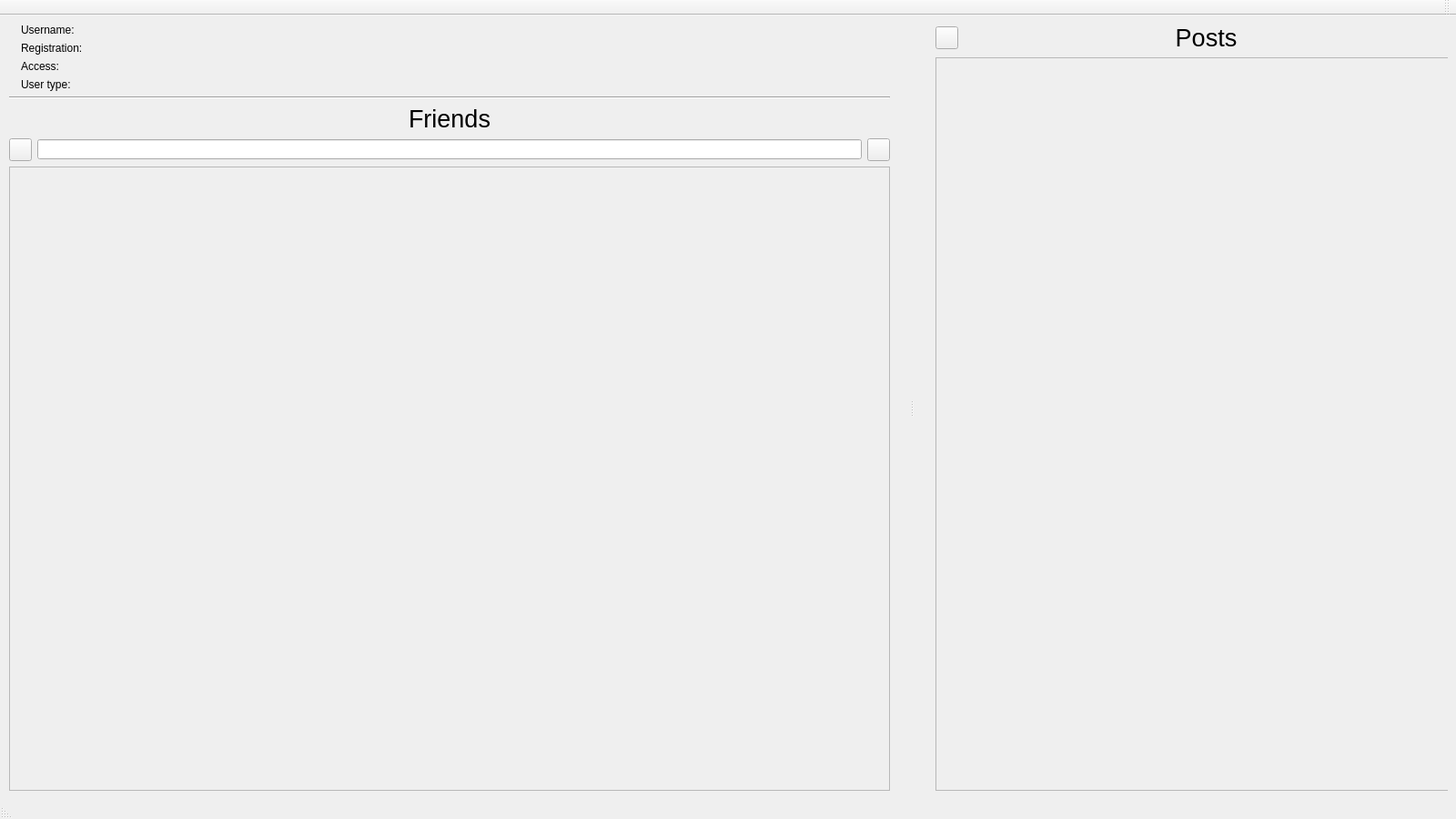
<?xml version="1.0" encoding="UTF-8"?>
<ui version="4.0">
 <class>Home</class>
 <widget class="QMainWindow" name="Home">
  <property name="geometry">
   <rect>
    <x>0</x>
    <y>0</y>
    <width>1600</width>
    <height>900</height>
   </rect>
  </property>
  <property name="sizePolicy">
   <sizepolicy hsizetype="Expanding" vsizetype="Fixed">
    <horstretch>0</horstretch>
    <verstretch>0</verstretch>
   </sizepolicy>
  </property>
  <property name="windowTitle">
   <string>MainWindow</string>
  </property>
  <property name="layoutDirection">
   <enum>Qt::RightToLeft</enum>
  </property>
  <widget class="QWidget" name="centralwidget">
   <layout class="QVBoxLayout" name="verticalLayout_5">
    <item>
     <widget class="QSplitter" name="splitter">
      <property name="orientation">
       <enum>Qt::Horizontal</enum>
      </property>
      <property name="handleWidth">
       <number>50</number>
      </property>
      <widget class="QWidget" name="layoutWidget">
       <layout class="QVBoxLayout" name="verticalLayout_2">
        <item>
         <layout class="QHBoxLayout" name="horizontalLayout_2">
          <item>
           <widget class="QLabel" name="post_biglabel">
            <property name="sizePolicy">
             <sizepolicy hsizetype="Expanding" vsizetype="Preferred">
              <horstretch>0</horstretch>
              <verstretch>0</verstretch>
             </sizepolicy>
            </property>
            <property name="font">
             <font>
              <family>Ubuntu</family>
              <pointsize>20</pointsize>
              <weight>50</weight>
              <italic>false</italic>
              <bold>false</bold>
             </font>
            </property>
            <property name="styleSheet">
             <string notr="true">font: 20pt &quot;Ubuntu&quot;;</string>
            </property>
            <property name="text">
             <string>Posts</string>
            </property>
            <property name="alignment">
             <set>Qt::AlignCenter</set>
            </property>
            <property name="margin">
             <number>4</number>
            </property>
           </widget>
          </item>
          <item>
           <widget class="QPushButton" name="posts_refreshpushButton">
            <property name="minimumSize">
             <size>
              <width>25</width>
              <height>25</height>
             </size>
            </property>
            <property name="maximumSize">
             <size>
              <width>25</width>
              <height>25</height>
             </size>
            </property>
            <property name="text">
             <string/>
            </property>
           </widget>
          </item>
         </layout>
        </item>
        <item>
         <layout class="QHBoxLayout" name="horizontalLayout_4">
          <item>
           <widget class="QScrollArea" name="posts_scrollArea">
            <property name="layoutDirection">
             <enum>Qt::LeftToRight</enum>
            </property>
            <property name="widgetResizable">
             <bool>true</bool>
            </property>
            <widget class="QWidget" name="scrollAreaWidgetContents">
             <property name="geometry">
              <rect>
               <x>0</x>
               <y>0</y>
               <width>509</width>
               <height>767</height>
              </rect>
             </property>
            </widget>
           </widget>
          </item>
         </layout>
        </item>
       </layout>
      </widget>
      <widget class="QWidget" name="layoutWidget">
       <layout class="QVBoxLayout" name="verticalLayout_4">
        <item>
         <layout class="QHBoxLayout" name="horizontalLayout_12">
          <item>
           <layout class="QVBoxLayout" name="verticalLayout">
            <item>
             <layout class="QHBoxLayout" name="horizontalLayout_7">
              <item>
               <widget class="QLabel" name="current_username_info_label">
                <property name="sizePolicy">
                 <sizepolicy hsizetype="Minimum" vsizetype="Preferred">
                  <horstretch>0</horstretch>
                  <verstretch>0</verstretch>
                 </sizepolicy>
                </property>
                <property name="maximumSize">
                 <size>
                  <width>16777215</width>
                  <height>16777215</height>
                 </size>
                </property>
                <property name="text">
                 <string/>
                </property>
                <property name="alignment">
                 <set>Qt::AlignRight|Qt::AlignTrailing|Qt::AlignVCenter</set>
                </property>
               </widget>
              </item>
              <item>
               <widget class="QLabel" name="current_username_label">
                <property name="sizePolicy">
                 <sizepolicy hsizetype="Minimum" vsizetype="Preferred">
                  <horstretch>0</horstretch>
                  <verstretch>0</verstretch>
                 </sizepolicy>
                </property>
                <property name="text">
                 <string>Username:</string>
                </property>
               </widget>
              </item>
             </layout>
            </item>
            <item>
             <layout class="QHBoxLayout" name="horizontalLayout_8">
              <item>
               <widget class="QLabel" name="current_registration_info_label">
                <property name="sizePolicy">
                 <sizepolicy hsizetype="Minimum" vsizetype="Preferred">
                  <horstretch>0</horstretch>
                  <verstretch>0</verstretch>
                 </sizepolicy>
                </property>
                <property name="text">
                 <string/>
                </property>
                <property name="alignment">
                 <set>Qt::AlignRight|Qt::AlignTrailing|Qt::AlignVCenter</set>
                </property>
               </widget>
              </item>
              <item>
               <widget class="QLabel" name="current_registration_label">
                <property name="sizePolicy">
                 <sizepolicy hsizetype="Minimum" vsizetype="Preferred">
                  <horstretch>0</horstretch>
                  <verstretch>0</verstretch>
                 </sizepolicy>
                </property>
                <property name="text">
                 <string>Registration:</string>
                </property>
               </widget>
              </item>
             </layout>
            </item>
            <item>
             <layout class="QHBoxLayout" name="horizontalLayout_9">
              <item>
               <widget class="QLabel" name="current_access_info_label">
                <property name="sizePolicy">
                 <sizepolicy hsizetype="Minimum" vsizetype="Preferred">
                  <horstretch>0</horstretch>
                  <verstretch>0</verstretch>
                 </sizepolicy>
                </property>
                <property name="text">
                 <string/>
                </property>
                <property name="alignment">
                 <set>Qt::AlignRight|Qt::AlignTrailing|Qt::AlignVCenter</set>
                </property>
               </widget>
              </item>
              <item>
               <widget class="QLabel" name="current_access_label">
                <property name="sizePolicy">
                 <sizepolicy hsizetype="Minimum" vsizetype="Preferred">
                  <horstretch>0</horstretch>
                  <verstretch>0</verstretch>
                 </sizepolicy>
                </property>
                <property name="text">
                 <string>Access:</string>
                </property>
               </widget>
              </item>
             </layout>
            </item>
            <item>
             <layout class="QHBoxLayout" name="horizontalLayout_10">
              <item>
               <widget class="QLabel" name="current_user_type_info_label">
                <property name="sizePolicy">
                 <sizepolicy hsizetype="Minimum" vsizetype="Preferred">
                  <horstretch>0</horstretch>
                  <verstretch>0</verstretch>
                 </sizepolicy>
                </property>
                <property name="text">
                 <string/>
                </property>
                <property name="alignment">
                 <set>Qt::AlignRight|Qt::AlignTrailing|Qt::AlignVCenter</set>
                </property>
               </widget>
              </item>
              <item>
               <widget class="QLabel" name="current_user_type_label">
                <property name="sizePolicy">
                 <sizepolicy hsizetype="Minimum" vsizetype="Preferred">
                  <horstretch>0</horstretch>
                  <verstretch>0</verstretch>
                 </sizepolicy>
                </property>
                <property name="text">
                 <string>User type:</string>
                </property>
               </widget>
              </item>
             </layout>
            </item>
           </layout>
          </item>
          <item>
           <widget class="QLabel" name="profile_photo">
            <property name="sizePolicy">
             <sizepolicy hsizetype="Fixed" vsizetype="Fixed">
              <horstretch>0</horstretch>
              <verstretch>0</verstretch>
             </sizepolicy>
            </property>
            <property name="text">
             <string/>
            </property>
            <property name="pixmap">
             <pixmap>../../images/profile.png</pixmap>
            </property>
           </widget>
          </item>
         </layout>
        </item>
        <item>
         <widget class="Line" name="line">
          <property name="orientation">
           <enum>Qt::Horizontal</enum>
          </property>
         </widget>
        </item>
        <item>
         <widget class="QLabel" name="label_2">
          <property name="sizePolicy">
           <sizepolicy hsizetype="Minimum" vsizetype="Preferred">
            <horstretch>0</horstretch>
            <verstretch>0</verstretch>
           </sizepolicy>
          </property>
          <property name="font">
           <font>
            <family>Ubuntu</family>
            <pointsize>20</pointsize>
            <weight>50</weight>
            <italic>false</italic>
            <bold>false</bold>
           </font>
          </property>
          <property name="styleSheet">
           <string notr="true">font: 20pt &quot;Ubuntu&quot;;</string>
          </property>
          <property name="text">
           <string>Friends</string>
          </property>
          <property name="alignment">
           <set>Qt::AlignCenter</set>
          </property>
         </widget>
        </item>
        <item>
         <layout class="QVBoxLayout" name="verticalLayout_3">
          <item>
           <layout class="QHBoxLayout" name="horizontalLayout">
            <item>
             <widget class="QPushButton" name="search_pushButton">
              <property name="enabled">
               <bool>true</bool>
              </property>
              <property name="minimumSize">
               <size>
                <width>25</width>
                <height>25</height>
               </size>
              </property>
              <property name="maximumSize">
               <size>
                <width>25</width>
                <height>25</height>
               </size>
              </property>
              <property name="text">
               <string/>
              </property>
             </widget>
            </item>
            <item>
             <widget class="QLineEdit" name="search_lineEdit">
              <property name="sizePolicy">
               <sizepolicy hsizetype="Minimum" vsizetype="Fixed">
                <horstretch>0</horstretch>
                <verstretch>0</verstretch>
               </sizepolicy>
              </property>
             </widget>
            </item>
            <item>
             <widget class="QPushButton" name="friends_refreshpushButton">
              <property name="maximumSize">
               <size>
                <width>25</width>
                <height>25</height>
               </size>
              </property>
              <property name="text">
               <string/>
              </property>
             </widget>
            </item>
           </layout>
          </item>
          <item>
           <widget class="QScrollArea" name="friends_scrollArea">
            <property name="sizePolicy">
             <sizepolicy hsizetype="Minimum" vsizetype="Expanding">
              <horstretch>0</horstretch>
              <verstretch>0</verstretch>
             </sizepolicy>
            </property>
            <property name="minimumSize">
             <size>
              <width>25</width>
              <height>25</height>
             </size>
            </property>
            <property name="layoutDirection">
             <enum>Qt::LeftToRight</enum>
            </property>
            <property name="widgetResizable">
             <bool>true</bool>
            </property>
            <widget class="QWidget" name="friends_scrollAreaWidgetContents">
             <property name="geometry">
              <rect>
               <x>0</x>
               <y>0</y>
               <width>1011</width>
               <height>627</height>
              </rect>
             </property>
            </widget>
           </widget>
          </item>
         </layout>
        </item>
       </layout>
      </widget>
     </widget>
    </item>
   </layout>
  </widget>
  <widget class="QMenuBar" name="menubar">
   <property name="geometry">
    <rect>
     <x>0</x>
     <y>0</y>
     <width>1600</width>
     <height>22</height>
    </rect>
   </property>
   <property name="layoutDirection">
    <enum>Qt::RightToLeft</enum>
   </property>
  </widget>
  <widget class="QStatusBar" name="statusbar"/>
  <widget class="QToolBar" name="toolBar">
   <property name="windowTitle">
    <string>toolBar</string>
   </property>
   <attribute name="toolBarArea">
    <enum>TopToolBarArea</enum>
   </attribute>
   <attribute name="toolBarBreak">
    <bool>false</bool>
   </attribute>
  </widget>
  <action name="actionEdit_user_info">
   <property name="text">
    <string>Edit user info</string>
   </property>
  </action>
  <action name="actionLogout">
   <property name="text">
    <string>Logout</string>
   </property>
  </action>
  <action name="actioniiooo">
   <property name="text">
    <string>iiooo</string>
   </property>
  </action>
 </widget>
 <resources/>
 <connections/>
</ui>
